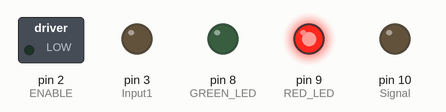
Simulated run of this sketch. Board: Arduino Uno, built with avr-gcc and run on an emulated ATmega328P. Parts: switched loads named in the sketch (green lamp = pin HIGH), output pins drawn as LEDs (lit = HIGH). What the sketch prints to the serial monitor is not drawn.

Above: at 0.1 s.
Timing chart, 0 to 1.6 s (numbered marks = the images above):
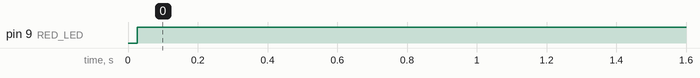

Measured:
- by itself, pin 9 (RED_LED): LOW → HIGH at 0.03 s

The sketch:

iButtonReader_05_03_2018.ino
```cpp
#include <OneWire.h>

OneWire  ds(12);
byte addr[8];
//String keyStatus= "false";
const String iButtonTag="01A8E0B5";
bool lastButtonState = false;


void setup(void) {
  pinMode(8, OUTPUT); //GREEN LED
  pinMode(9, OUTPUT); //RED LED
  pinMode(10, OUTPUT); //Signal
  pinMode(2,OUTPUT);//ENABLE
  pinMode(3,OUTPUT);//Input1
  Serial.begin(115200);
  Serial.println("Setup...");
}


void loop(void) {
  //getKeyCode();
  if(getKeyCode()){
      byte i;
      String tmp="";
      for( i = 5; i >0; i--) {
           tmp +=String(addr[i],HEX);
      }

      String b ="";
      b=String(tmp);
      b.toUpperCase();
      if(checkButton(b))
      {
        // Show green diod on reader
        digitalWrite(8,HIGH);
        digitalWrite(10,HIGH);
        digitalWrite(9,LOW);
        //pass high state to output L293D
        sendHighState();
      }
  }
  else if(!getKeyCode())
      {
        //show red diod on reader
        digitalWrite(8,LOW);
        digitalWrite(9,HIGH);
        digitalWrite(10,LOW);
        //Pass low state to output 293D
        sendLowState();
      }
  delay(1000);
}

bool checkButton(String readedButton){
  if(readedButton == iButtonTag){
    return true;
  }
  else return false;
  }

void sendHighState(){
  digitalWrite(2,HIGH);
  digitalWrite(3,HIGH);
}

void sendLowState(){
  digitalWrite(2,LOW);
  digitalWrite(3,LOW);
}

//chec CRC code
bool getKeyCode(){
  byte present = 0;
  byte data[12];
  //keyStatus="false";

  if ( !ds.search(addr)) {
      ds.reset_search();
      return false;
  }
  if ( OneWire::crc8( addr, 7) != addr[7]) {
      return false;
  }
  if ( addr[0] != 0x01) {
      return false;
  }
  else{
   return true;
  }
  delay(1000);
  ds.reset();
}
```
